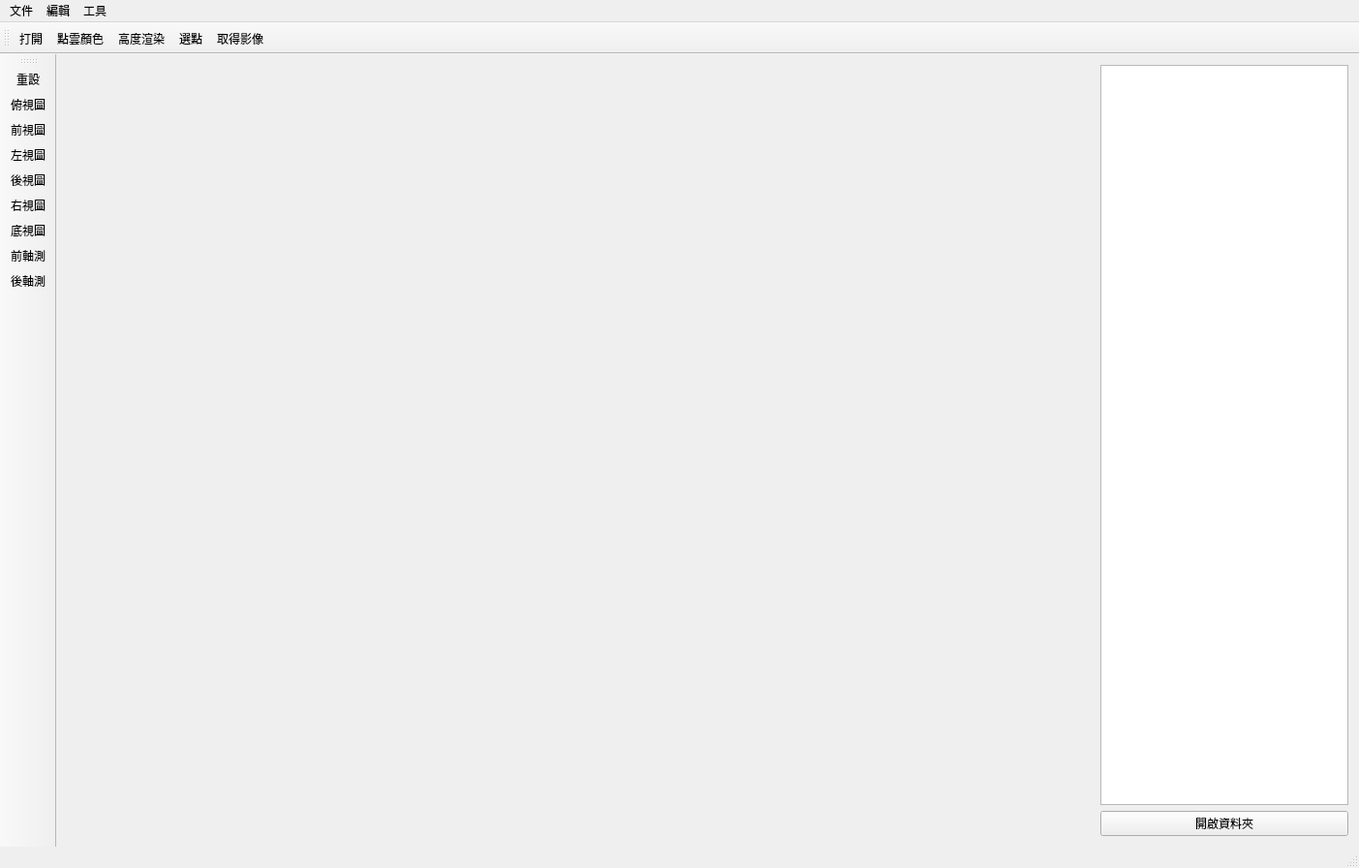
<?xml version="1.0" encoding="UTF-8"?>
<ui version="4.0">
 <class>PCLViewer</class>
 <widget class="QMainWindow" name="PCLViewer">
  <property name="windowModality">
   <enum>Qt::NonModal</enum>
  </property>
  <property name="geometry">
   <rect>
    <x>0</x>
    <y>0</y>
    <width>1403</width>
    <height>896</height>
   </rect>
  </property>
  <property name="windowTitle">
   <string>PCLViewer</string>
  </property>
  <widget class="QWidget" name="centralWidget">
   <layout class="QGridLayout" name="gridLayout">
    <item row="0" column="2">
     <widget class="QTreeWidget" name="treeWidget">
      <property name="sizePolicy">
       <sizepolicy hsizetype="Fixed" vsizetype="Expanding">
        <horstretch>0</horstretch>
        <verstretch>0</verstretch>
       </sizepolicy>
      </property>
      <property name="columnCount">
       <number>0</number>
      </property>
     </widget>
    </item>
    <item row="0" column="0">
     <widget class="QVTKWidget" name="qvtkWidget"/>
    </item>
    <item row="1" column="2">
     <widget class="QPushButton" name="pushButton">
      <property name="text">
       <string>開啟資料夾</string>
      </property>
     </widget>
    </item>
   </layout>
  </widget>
  <widget class="QMenuBar" name="menuBar">
   <property name="geometry">
    <rect>
     <x>0</x>
     <y>0</y>
     <width>1403</width>
     <height>21</height>
    </rect>
   </property>
   <widget class="QMenu" name="menu">
    <property name="title">
     <string>文件</string>
    </property>
    <addaction name="action_open"/>
   </widget>
   <widget class="QMenu" name="menu_2">
    <property name="title">
     <string>編輯</string>
    </property>
    <widget class="QMenu" name="menu_3">
     <property name="title">
      <string>顏色</string>
     </property>
     <addaction name="action_setColor"/>
     <addaction name="action_heightRamp"/>
    </widget>
    <addaction name="menu_3"/>
   </widget>
   <widget class="QMenu" name="menu_4">
    <property name="title">
     <string>工具</string>
    </property>
    <addaction name="action_pickPoints"/>
   </widget>
   <addaction name="menu"/>
   <addaction name="menu_2"/>
   <addaction name="menu_4"/>
  </widget>
  <widget class="QToolBar" name="mainToolBar">
   <property name="iconSize">
    <size>
     <width>30</width>
     <height>30</height>
    </size>
   </property>
   <attribute name="toolBarArea">
    <enum>TopToolBarArea</enum>
   </attribute>
   <attribute name="toolBarBreak">
    <bool>false</bool>
   </attribute>
   <addaction name="action_open"/>
   <addaction name="action_setColor"/>
   <addaction name="action_heightRamp"/>
   <addaction name="action_pickPoints"/>
   <addaction name="actionaction_getimage"/>
  </widget>
  <widget class="QToolBar" name="toolBar">
   <property name="windowTitle">
    <string>toolBar</string>
   </property>
   <property name="iconSize">
    <size>
     <width>30</width>
     <height>30</height>
    </size>
   </property>
   <attribute name="toolBarArea">
    <enum>LeftToolBarArea</enum>
   </attribute>
   <attribute name="toolBarBreak">
    <bool>false</bool>
   </attribute>
   <addaction name="action_reset"/>
   <addaction name="action_up"/>
   <addaction name="action_front"/>
   <addaction name="action_left"/>
   <addaction name="action_back"/>
   <addaction name="action_right"/>
   <addaction name="action_bottom"/>
   <addaction name="action_frontIso"/>
   <addaction name="action_backIso"/>
  </widget>
  <widget class="QStatusBar" name="statusBar"/>
  <action name="action_up">
   <property name="icon">
    <iconset>
     <normaloff>image/bottom.png</normaloff>image/bottom.png</iconset>
   </property>
   <property name="text">
    <string>俯視圖</string>
   </property>
  </action>
  <action name="action_front">
   <property name="icon">
    <iconset>
     <normaloff>image/front.png</normaloff>image/front.png</iconset>
   </property>
   <property name="text">
    <string>前視圖</string>
   </property>
   <property name="font">
    <font/>
   </property>
  </action>
  <action name="action_left">
   <property name="icon">
    <iconset>
     <normaloff>image/left.png</normaloff>image/left.png</iconset>
   </property>
   <property name="text">
    <string>左視圖</string>
   </property>
   <property name="toolTip">
    <string>左視圖</string>
   </property>
  </action>
  <action name="action_back">
   <property name="icon">
    <iconset>
     <normaloff>image/back.png</normaloff>image/back.png</iconset>
   </property>
   <property name="text">
    <string>後視圖</string>
   </property>
  </action>
  <action name="action_right">
   <property name="icon">
    <iconset>
     <normaloff>image/right.png</normaloff>image/right.png</iconset>
   </property>
   <property name="text">
    <string>右視圖</string>
   </property>
  </action>
  <action name="action_bottom">
   <property name="icon">
    <iconset>
     <normaloff>image/bottom.png</normaloff>image/bottom.png</iconset>
   </property>
   <property name="text">
    <string>底視圖</string>
   </property>
  </action>
  <action name="action_open">
   <property name="icon">
    <iconset>
     <normaloff>image/open.png</normaloff>image/open.png</iconset>
   </property>
   <property name="text">
    <string>打開</string>
   </property>
   <property name="shortcut">
    <string>Ctrl+O</string>
   </property>
  </action>
  <action name="action_heightRamp">
   <property name="icon">
    <iconset>
     <normaloff>image/heightRamp.png</normaloff>image/heightRamp.png</iconset>
   </property>
   <property name="text">
    <string>高度渲染</string>
   </property>
  </action>
  <action name="action_pickPoints">
   <property name="icon">
    <iconset>
     <normaloff>image/pickPoints.png</normaloff>image/pickPoints.png</iconset>
   </property>
   <property name="text">
    <string>選點</string>
   </property>
  </action>
  <action name="action_frontIso">
   <property name="icon">
    <iconset>
     <normaloff>image/frontIso.png</normaloff>image/frontIso.png</iconset>
   </property>
   <property name="text">
    <string>前軸測</string>
   </property>
  </action>
  <action name="action_backIso">
   <property name="icon">
    <iconset>
     <normaloff>image/backIso.png</normaloff>image/backIso.png</iconset>
   </property>
   <property name="text">
    <string>後軸測</string>
   </property>
  </action>
  <action name="action_reset">
   <property name="icon">
    <iconset>
     <normaloff>image/reset.png</normaloff>image/reset.png</iconset>
   </property>
   <property name="text">
    <string>重設</string>
   </property>
  </action>
  <action name="action_setColor">
   <property name="icon">
    <iconset>
     <normaloff>image/color.png</normaloff>image/color.png</iconset>
   </property>
   <property name="text">
    <string>點雲顏色</string>
   </property>
  </action>
  <action name="actionaction_getimage">
   <property name="icon">
    <iconset>
     <normaloff>image/Camera.png</normaloff>image/Camera.png</iconset>
   </property>
   <property name="text">
    <string>取得影像</string>
   </property>
  </action>
 </widget>
 <layoutdefault spacing="6" margin="11"/>
 <customwidgets>
  <customwidget>
   <class>QVTKWidget</class>
   <extends>QWidget</extends>
   <header>QVTKWidget.h</header>
  </customwidget>
 </customwidgets>
 <resources>
  <include location="pclviewer.qrc"/>
 </resources>
 <connections>
  <connection>
   <sender>pushButton</sender>
   <signal>clicked()</signal>
   <receiver>PCLViewer</receiver>
   <slot>on_pushButton_clicked()</slot>
   <hints>
    <hint type="sourcelabel">
     <x>1223</x>
     <y>854</y>
    </hint>
    <hint type="destinationlabel">
     <x>1217</x>
     <y>868</y>
    </hint>
   </hints>
  </connection>
 </connections>
 <slots>
  <slot>on_pushButton_clicked()</slot>
 </slots>
</ui>
